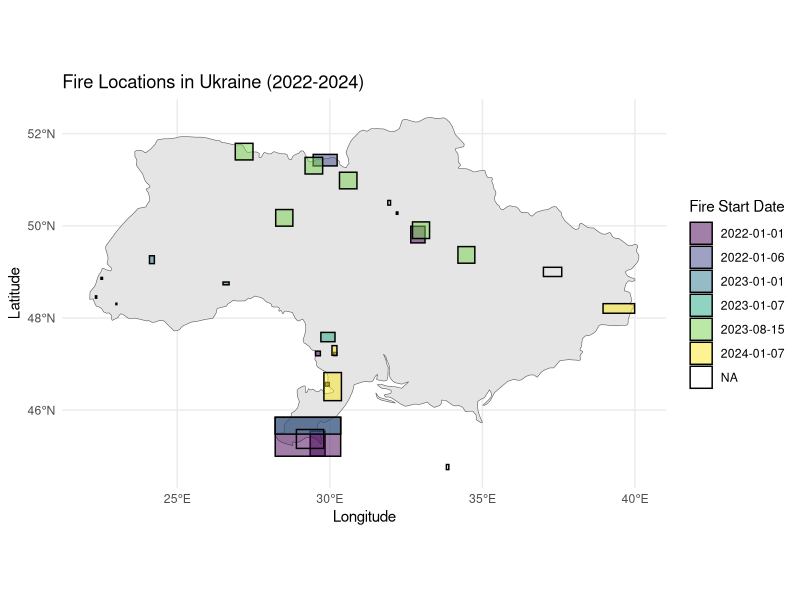

Recreate this plot in R.
# Load necessary libraries
library(ggplot2)
library(sf)
library(dplyr)

# Load the dataset
fires <- read.csv("source-data/forest_fire_locations_2022_2024.csv")

# Convert the start_date and end_date columns to Date type
fires$start_date <- as.Date(fires$start_date, format = "%m/%d/%Y")
fires$end_date <- as.Date(fires$end_date, format = "%m/%d/%Y")

# Ukraine map data from rnaturalearth
library(rnaturalearth)
library(rnaturalearthdata)
ukraine <- ne_countries(scale = "medium", country = "Ukraine", returnclass = "sf")

# Create bounding boxes for fire areas based on coordinates
fires_sf <- st_as_sf(fires, coords = c("lng1", "lat1"), crs = 4326, agr = "constant") %>%
  st_bbox() %>%
  st_as_sfc()

# Plot using ggplot
ggplot(data = ukraine) +
  geom_sf() +
  geom_rect(aes(xmin = lng1, xmax = lng2, ymin = lat2, ymax = lat1, fill = as.factor(start_date)),
            data = fires, alpha = 0.5, color = "black") +
  scale_fill_viridis_d(name = "Fire Start Date") +
  labs(title = "Fire Locations in Ukraine (2022-2024)",
       x = "Longitude", y = "Latitude") +
  theme_minimal()
